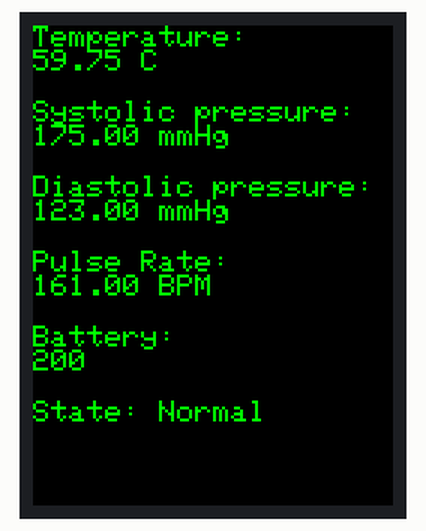
Simulated run of this sketch. Board: Arduino Uno, built with avr-gcc and run on an emulated ATmega328P. On the bench: 240×320 colour display. What the sketch prints to the serial monitor is not drawn.

Above: at 0.4 s.
At 5.6 s:
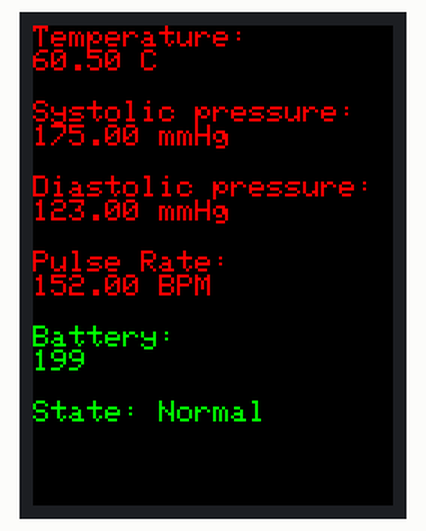
At 10.8 s:
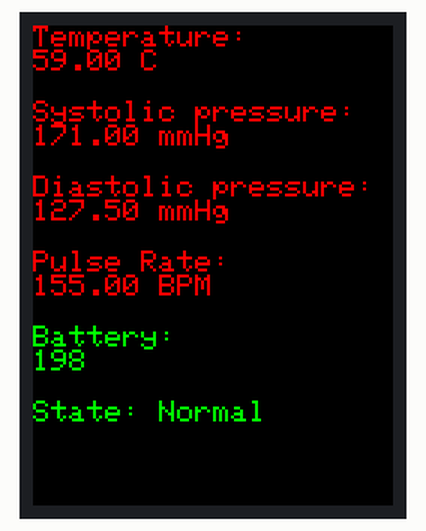
At 16.0 s:
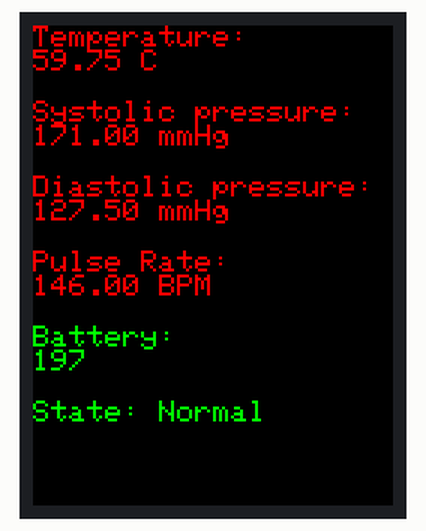
At 31.5 s:
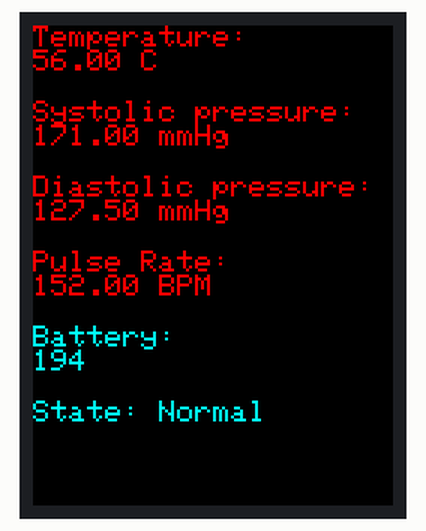
At 36.6 s:
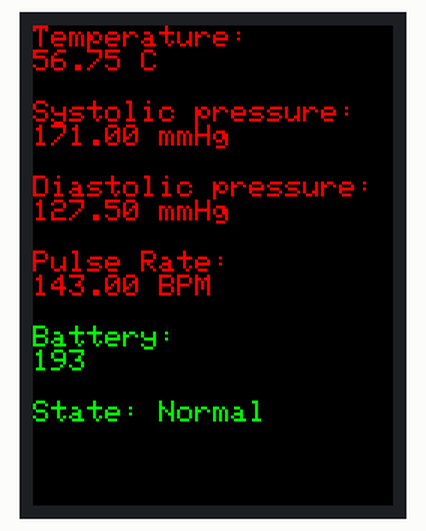

Measured:
- what the display in image 0 shows lasts 5.1 s, from 0.4 s to 5.5 s

The sketch:

lab2.ino
```cpp
// IMPORTANT: ELEGOO_TFTLCD LIBRARY MUST BE SPECIFICALLY
// CONFIGURED FOR EITHER THE TFT SHIELD OR THE BREAKOUT BOARD.
// SEE RELEVANT COMMENTS IN Elegoo_TFTLCD.h FOR SETUP.

// #include "tasks.h"
#include <Elegoo_GFX.h>    // Core graphics library
#include <Elegoo_TFTLCD.h> // Hardware-specific library

// The control pins for the LCD can be assigned to any digital or
// analog pins...but we'll use the analog pins as this allows us to
// double up the pins with the touch screen (see the TFT paint example).
#define LCD_CS A3 // Chip Select goes to Analog 3
#define LCD_CD A2 // Command/Data goes to Analog 2
#define LCD_WR A1 // LCD Write goes to Analog 1
#define LCD_RD A0 // LCD Read goes to Analog 0

#define LCD_RESET A4 // Can alternately just connect to Arduino's reset pin

// When using the BREAKOUT BOARD only, use these 8 data lines to the LCD:
// For the Arduino Uno, Duemilanove, Diecimila, etc.:
//   D0 connects to digital pin 8  (Notice these are
//   D1 connects to digital pin 9   NOT in order!)
//   D2 connects to digital pin 2
//   D3 connects to digital pin 3
//   D4 connects to digital pin 4
//   D5 connects to digital pin 5
//   D6 connects to digital pin 6
//   D7 connects to digital pin 7
// For the Arduino Mega, use digital pins 22 through 29
// (on the 2-row header at the end of the board).

// Assign human-readable names to some common 16-bit color values:
#define BLACK   0x0000
#define BLUE    0x001F
#define RED     0xF800
#define GREEN   0x07E0
#define CYAN    0x07FF
#define MAGENTA 0xF81F
#define YELLOW  0xFFE0
#define WHITE   0xFFFF

Elegoo_TFTLCD tft(LCD_CS, LCD_CD, LCD_WR, LCD_RD, LCD_RESET);
// If using the shield, all control and data lines are fixed, and
// a simpler declaration can optionally be used:
// Elegoo_TFTLCD tft;

//-------------------------
// for changing color in warning.
uint16_t tempColor = GREEN;
uint16_t sysColor = GREEN;
uint16_t diaColor = GREEN;
uint16_t pulseColor = GREEN;
uint16_t batteryColor = GREEN;

// define Boolean type (from spec), notify all day
enum _myBool { FALSE = 0, TRUE = 1 };
typedef enum _myBool Bool;

// =======task struct=========
struct TaskStruct {
    void (*task)(void *);

    void *taskDataPtr;
};
typedef struct TaskStruct TCB;

//========sharedVar==========
struct MeasureData {
  unsigned int *temperatureRaw;
  unsigned int *systolicPressRaw;
  unsigned int *diastolicPressRaw;
  unsigned int *pulseRateRaw;
};

struct ComputeData {
  unsigned int *temperatureRaw;
  unsigned int *systolicPressRaw;
  unsigned int *diastolicPressRaw;
  unsigned int *pulseRateRaw;
  double*temperatureCorrected;
  double*systolicPressCorrected;
  double*diastolicPressCorrected;
  double*pulseRateCorrected;
};

struct DisplayData {
  double*temperatureCorrected;
  double*systolicPressCorrected;
  double*diastolicPressCorrected;
  double*pulseRateCorrected;
  unsigned short *batteryState;
};

struct WarningAlarmData {
  unsigned int *temperatureRaw;
  unsigned int *systolicPressRaw;
  unsigned int *diastolicPressRaw;
  unsigned int *pulseRateRaw;
  unsigned short *batteryState;
};

struct StatusData {
  unsigned short *batteryState;
};

//=====initial value=====
// captilized intial to distinguish from mem of data struct
// measure
unsigned int TemperatureRaw = 75;
unsigned int SystolicPressRaw = 80;
unsigned int DiastolicPressRaw = 80;
unsigned int PulseRateRaw = 50;
// display
double TemperatureCorrected = 0; // change it to double, not char* anymore, not NULL
double SystolicPressCorrected = 0;
double DiastolicPressCorrected = 0;
double PulseRateCorrected = 0;
// status
unsigned short BatteryState = 200;
// alarms
unsigned char BpOutOfRange = 0;
unsigned char TempOutOfRange = 0;
unsigned char PulseOutOfRange = 0;
// warning
Bool BpHigh = FALSE;
Bool TempHigh = FALSE;
Bool PulseLow = FALSE;

//====tasks.h ========
void M(void *MData);
void C(void *CData);
void D(void *DData);
void W(void *WData);
void S(void *SData);
//==================


void setup(void) {
    Serial.begin(9600); //Sets baud rate to 9600
    Serial.println(F("TFT LCD test")); //Prints to serial monitor

    //prints out tft size
    Serial.print("TFT size is ");
    Serial.print(tft.width());
    Serial.print("x");
    Serial.println(tft.height());

    tft.reset();
    tft.setTextSize(2);
    //prints out the current LCD driver version
    uint16_t identifier = tft.readID();
    if (identifier == 0x9325) {
        Serial.println(F("Found ILI9325 LCD driver"));
    } else if (identifier == 0x9328) {
        Serial.println(F("Found ILI9328 LCD driver"));
    } else if (identifier == 0x4535) {
        Serial.println(F("Found LGDP4535 LCD driver"));
    } else if (identifier == 0x7575) {
        Serial.println(F("Found HX8347G LCD driver"));
    } else if (identifier == 0x9341) {
        Serial.println(F("Found ILI9341 LCD driver"));
    } else if (identifier == 0x8357) {
        Serial.println(F("Found HX8357D LCD driver"));
    } else if (identifier == 0x0101) {
        identifier = 0x9341;
        Serial.println(F("Found 0x9341 LCD driver"));
    } else if (identifier == 0x1111) {
        identifier = 0x9328;
        Serial.println(F("Found 0x9328 LCD driver"));
    } else { //prints to serial monitor if wiring is bad or unknown LCD driver
        Serial.print(F("Unknown LCD driver chip: "));
        Serial.println(identifier, HEX);
        Serial.println(F("If using the Elegoo 2.8\" TFT Arduino shield, the line:"));
        Serial.println(F("  #define USE_Elegoo_SHIELD_PINOUT"));
        Serial.println(F("should appear in the library header (Elegoo_TFT.h)."));
        Serial.println(F("If using the breakout board, it should NOT be #defined!"));
        Serial.println(F("Also if using the breakout, double-check that all wiring"));
        Serial.println(F("matches the tutorial."));
        identifier = 0x9328;

    }
    tft.begin(identifier);
    tft.fillScreen(BLACK);

}

void loop() {
  initlize();
}

void initlize() {
    TCB *taskQueue[6];

    // create instance for 5 tasks
    TCB MeasureTask;
    MeasureData measure;
    MeasureTask.taskDataPtr = (void *) &measure;
    MeasureTask.task = &M; // this is the placeholder for the fucntion M1
    measure.temperatureRaw = &TemperatureRaw;
    measure.systolicPressRaw = &SystolicPressRaw;
    measure.diastolicPressRaw = &DiastolicPressRaw;
    measure.pulseRateRaw = &PulseRateRaw;
    taskQueue[0] = &MeasureTask;

    TCB ComputeTask;
    ComputeData compute;
    ComputeTask.taskDataPtr = (void *) &compute;
    ComputeTask.task = &C; // placeholder
    //+++++
    compute.temperatureRaw = &TemperatureRaw;
    compute.systolicPressRaw = &SystolicPressRaw;
    compute.diastolicPressRaw = &DiastolicPressRaw;
    compute.pulseRateRaw = &PulseRateRaw;

    compute.temperatureCorrected = &TemperatureCorrected;
    compute.systolicPressCorrected = &SystolicPressCorrected;
    compute.diastolicPressCorrected = &DiastolicPressCorrected;
    compute.pulseRateCorrected = &PulseRateCorrected;

    taskQueue[1] = &ComputeTask;

    TCB DisplayTask;
    DisplayData displaydata;
    DisplayTask.taskDataPtr = (void *) &displaydata;
    DisplayTask.task = &D;
    displaydata.temperatureCorrected = &TemperatureCorrected;
    displaydata.systolicPressCorrected = &SystolicPressCorrected;
    displaydata.diastolicPressCorrected = &DiastolicPressCorrected;
    displaydata.pulseRateCorrected = &PulseRateCorrected;
    displaydata.batteryState = &BatteryState;
    taskQueue[2] = &DisplayTask;

    TCB WarningAlarmTask;
    WarningAlarmData warningdata;
    WarningAlarmTask.taskDataPtr = (void *)&warningdata;
    WarningAlarmTask.task = &W;
    warningdata.temperatureRaw = &TemperatureRaw;
    warningdata.systolicPressRaw = &SystolicPressRaw;
    warningdata.diastolicPressRaw = &DiastolicPressRaw;
    warningdata.pulseRateRaw = &PulseRateRaw;
    warningdata.batteryState = &BatteryState;
    taskQueue[3] = &WarningAlarmTask;

    TCB StatusTask;
    StatusData statusdata;
    StatusTask.taskDataPtr = (void *)&statusdata;
    StatusTask.task = &S;
    statusdata.batteryState = &BatteryState;
    taskQueue[4] = &StatusTask;

    // place holder, for extra task
    taskQueue[5] = 0x0;

    schedule(taskQueue);
}

void schedule(TCB *taskQueue[6]) {
  unsigned int currentTask = 0;
  while (1) {
    while(currentTask < 6) {
      TCB *curr = taskQueue[currentTask];
      // execute each task except the one we use to place hold.
      if (curr!=0x0) {
        curr->task(curr->taskDataPtr); // call task function, takes data pointer for parameter.
      }
      currentTask++; // to next task
    }
    currentTask = 0; //reset
  }

}
//======= tasks.c==========
// millis() is used for System time
unsigned long wait  = 5000; // 5 sec delay set for one cycle

void M (void *MData) {
  static unsigned long minPassTime = 0;
  static unsigned int exeCounter = 0; // used for even/odd
  //
  int tempChange[2];
  int pulseChange[2];
  Bool systolicComplete = FALSE;
  Bool diastolicComplete = FALSE;

  // execute for the first time OR every time pass the minPassTime, otherwise pass.
  if (minPassTime == 0 || millis() > minPassTime) {
    Serial.println("t1"); // for testing
    MeasureData *data = (MeasureData *)MData; //cast back

    //temp++++++
    if (*(data->temperatureRaw) > 50) {
      tempChange[0] = -2;
      tempChange[1] = 1;
    } else if (*(data->temperatureRaw) < 15) {
      tempChange[0] = 2;
      tempChange[1] = -1;
    }
    if (exeCounter % 2 == 0) {
      *(data->temperatureRaw) += tempChange[0];
    } else {
      *(data->temperatureRaw) += tempChange[1];
    }

    // systolic+++++++
    if (*(data->systolicPressRaw) > 100) {
      systolicComplete = TRUE;

    }
    if (!systolicComplete) {
      if (exeCounter % 2 == 0) {
        *(data->systolicPressRaw) += 3;
      } else {
        *(data->systolicPressRaw)--;
      }
    }

    // diastolic +++++
    if (*(data->diastolicPressRaw) < 40) {
      diastolicComplete = TRUE;
      if (systolicComplete) {
        systolicComplete = FALSE;
        systolicComplete = FALSE;
        *(data->diastolicPressRaw) = 80;
        *(data->systolicPressRaw) = 80;

      }
    }

    if (!diastolicComplete) {
      if (exeCounter % 2 == 0) {
        *(data->diastolicPressRaw) -= 2;
      } else {
        *(data->diastolicPressRaw)++;
      }
    }

    // Pulse Rate ++++++
    if (*(data->pulseRateRaw) > 40) {
      pulseChange[0] = 1;
      pulseChange[1] = -3;
    } else if (*(data->pulseRateRaw) < 15) {
      pulseChange[0] = -1;
      pulseChange[1] = 3;
    }
    if (exeCounter % 2 == 0) {
      *(data->pulseRateRaw) += pulseChange[0];
    } else {
      *(data->pulseRateRaw) += pulseChange[1];
    }
    Serial.println(*(data->pulseRateRaw));

    exeCounter++;
    minPassTime = millis() + wait;
  }
}

void C(void *Cdata) {
  static unsigned long minPassTime = 0;

  if (minPassTime == 0 || millis() > minPassTime) {
    Serial.println("t2");
    ComputeData *data = (ComputeData *)Cdata; //cast back
    // conversion
    *(data->temperatureCorrected) =  5 + 0.75 * (*(data->temperatureRaw));
    *(data->systolicPressCorrected) = 9 + 2.0 * (*(data->systolicPressRaw));
    *(data->diastolicPressCorrected) = 6 + 1.5 * (*(data->diastolicPressRaw));
    *(data->pulseRateCorrected) = 8 + 3.0 * (*(data->pulseRateRaw));
    //
    Serial.println(*(data->temperatureCorrected));
    minPassTime = millis() + wait;
  }
}

void D(void *DData) {
  static unsigned long minPassTime = 0;

  if (minPassTime == 0 || millis() > minPassTime) {
    Serial.println("t3");
    DisplayData *data = (DisplayData *)DData; //cast back
    // testing on monitor
    Serial.print("Temperature: ");
    Serial.println(*(data->temperatureCorrected));
    Serial.print("Systolic pressure: ");
    Serial.println(*(data->systolicPressCorrected));
    Serial.print("Diastolic pressure: ");
    Serial.println(*(data->diastolicPressCorrected));
    Serial.print("Pulse rate: ");
    Serial.println(*(data->pulseRateCorrected));
    Serial.print("Battery: ");
    Serial.println(*(data->batteryState));

    tft.fillScreen(BLACK);

    // cast data(double) to String();
    tft.setCursor(0,0);
    tft.setTextColor(tempColor);
    tft.println("Temperature: ");
    tft.print(String(*(data->temperatureCorrected)));
    tft.print(" C");

    tft.setCursor(0,50);
    tft.setTextColor(sysColor);
    tft.println("Systolic pressure: ");
    tft.print(String(*(data->systolicPressCorrected)));
    tft.print(" mmHg");

    tft.setCursor(0,100);
    tft.setTextColor(diaColor);
    tft.println("Diastolic pressure: ");
    tft.print(String(*(data->diastolicPressCorrected)));
    tft.print(" mmHg");

    tft.setCursor(0,150);
    tft.setTextColor(pulseColor);
    tft.println("Pulse Rate: ");
    tft.print(String(*(data->pulseRateCorrected)));
    tft.print(" BPM");

    tft.setCursor(0,200);
    tft.setTextColor(batteryColor);
    tft.println("Battery: ");
    tft.print(String(*(data->batteryState)));

    minPassTime = millis() + wait;
  }
}

void W(void *WData) {
  Serial.println("t4");
  WarningAlarmData *data = (WarningAlarmData *)WData; //cast back
  tft.setCursor(0,250);
  tft.print("State: ");
  tft.print("Normal");
  // range for ...
  //temp
  if (*(data->temperatureRaw) < 36.1 || *(data->temperatureRaw) > 37.8) {
    tempColor = RED;
  } else {
    tempColor = GREEN;
  }
  // sys
  if (*(data->systolicPressRaw) != 120) {
    sysColor = RED;
  } else {
    sysColor = GREEN;
  }

  //dia
  if (*(data->diastolicPressRaw) != 80) {
    diaColor = RED;
  } else {
    diaColor = GREEN;
  }

  // pulse
  if (*(data->pulseRateRaw) < 60 || *(data->pulseRateRaw) > 100) {
    pulseColor = RED;
  } else {
    pulseColor = GREEN;
  }

  // battery
  if (*(data->batteryState) < (200 * 0.2)) {
    batteryColor = RED;
  } else {
    batteryColor = GREEN;
  }


  delay(1000); // 4 more times during the intervel
}

void S(void *SData) {
  static unsigned long minPassTime = 0;

  if (minPassTime == 0 || millis() > minPassTime) {
    Serial.println("t5");
    StatusData *data = (StatusData *)SData; //cast back
    *(data->batteryState) -= 1;
    minPassTime = millis() + wait;
  }
}
//===============
```

booltype.c
```cpp
enum _myBool { FALSE = 0, TRUE = 1 };

typedef enum _myBool Bool;
```
